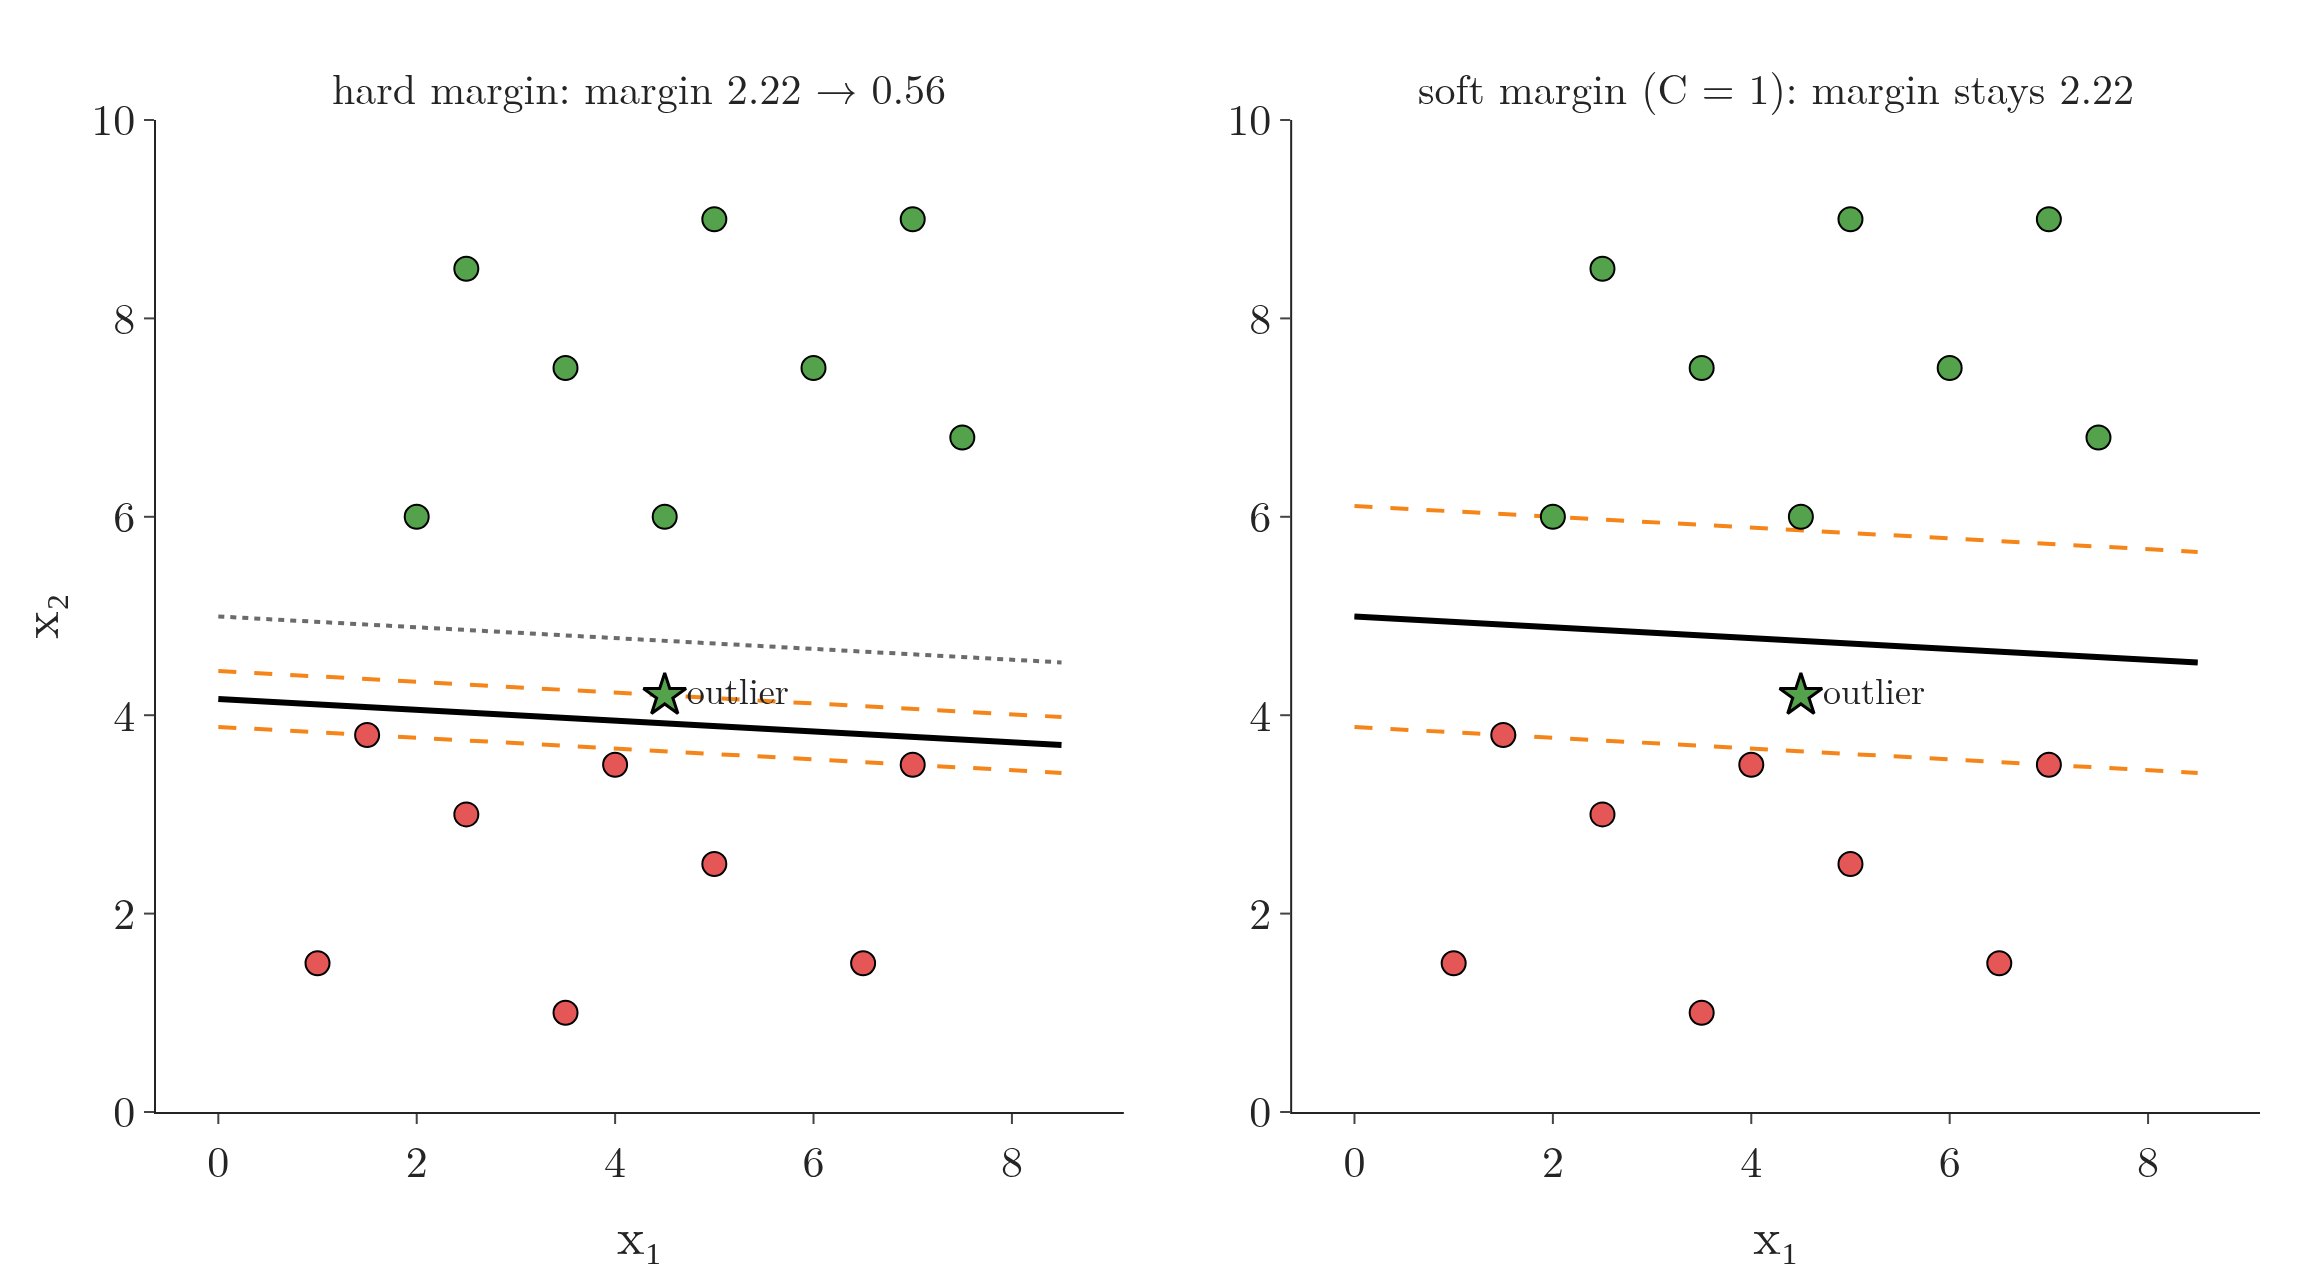

Write Python code to recreate this figure.
"""Hard margin against soft margin with one outlier (Plotly). One extra green point is added at (4.5, 4.2), close to
the red class. Left: the hard-margin SVM (C = 1e6) must squeeze past it, so the line tilts and the margin shrinks.
Right: a soft-margin SVM (C = 1) lets the point sit inside the margin and keeps the line it had without the
outlier (dotted)."""
from pathlib import Path
import numpy as np
import plotly.graph_objects as go
from plotly.subplots import make_subplots
from sklearn.svm import SVC
from gifkit import FONT, GREEN, GREY, ORANGE, RED
from svm_data import X, line, xs, y

here = Path(__file__).parent
out = np.array([[4.5, 4.2]])
Xo, yo = np.r_[X, out], np.r_[y, 1]
base = SVC(kernel="linear", C=1e6).fit(X, y)
hard = SVC(kernel="linear", C=1e6).fit(Xo, yo)
soft = SVC(kernel="linear", C=1).fit(Xo, yo)
d = lambda m: 2 / np.linalg.norm(m.coef_[0])
ang = lambda m: np.degrees(np.arctan2(m.coef_[0][1], m.coef_[0][0]))
assert round(d(base), 2) == 2.22 and round(d(hard), 2) == 0.56 and abs(d(soft) - d(base)) < 0.01 and np.allclose(soft.coef_, base.coef_, atol=1e-3)
fig = make_subplots(1, 2, horizontal_spacing=0.08,
                    subplot_titles=[f"hard margin: margin {d(base):.2f} → {d(hard):.2f}", f"soft margin (C = 1): margin stays {d(soft):.2f}"])
fig.update_annotations(font_size=21)
for col, m in ((1, hard), (2, soft)):
    w, b = m.coef_[0], m.intercept_[0]
    fig.add_trace(go.Scatter(x=xs, y=line(base.coef_[0], base.intercept_[0]), mode="lines", line=dict(color=GREY, width=2, dash="dot")), 1, col)
    for s, dash in ((0, "solid"), (1, "dash"), (-1, "dash")):
        fig.add_trace(go.Scatter(x=xs, y=line(w, b, s), mode="lines", line=dict(color="black" if s == 0 else ORANGE, width=3 if s == 0 else 2, dash=dash)), 1, col)
    for cls, c in ((1, GREEN), (-1, RED)):
        k = y == cls
        fig.add_trace(go.Scatter(x=X[k, 0], y=X[k, 1], mode="markers", marker=dict(size=12, color=c, line=dict(color="black", width=1))), 1, col)
    fig.add_trace(go.Scatter(x=out[:, 0], y=out[:, 1], mode="markers+text", text=["outlier"], textposition="middle right",
                             textfont=dict(size=18), marker=dict(size=16, color=GREEN, symbol="star", line=dict(color="black", width=1.5))), 1, col)
    fig.update_xaxes(range=[0, 8.5], title="x₁", row=1, col=col)
    fig.update_yaxes(range=[0, 10], title="x₂" if col == 1 else None, scaleanchor=f"x{col if col > 1 else ''}", row=1, col=col)
fig.update_layout(template="simple_white", width=1150, height=640, font=FONT, showlegend=False, margin=dict(l=60, r=20, t=60, b=60))
fig.write_image(here / "outlier.png", scale=2)
